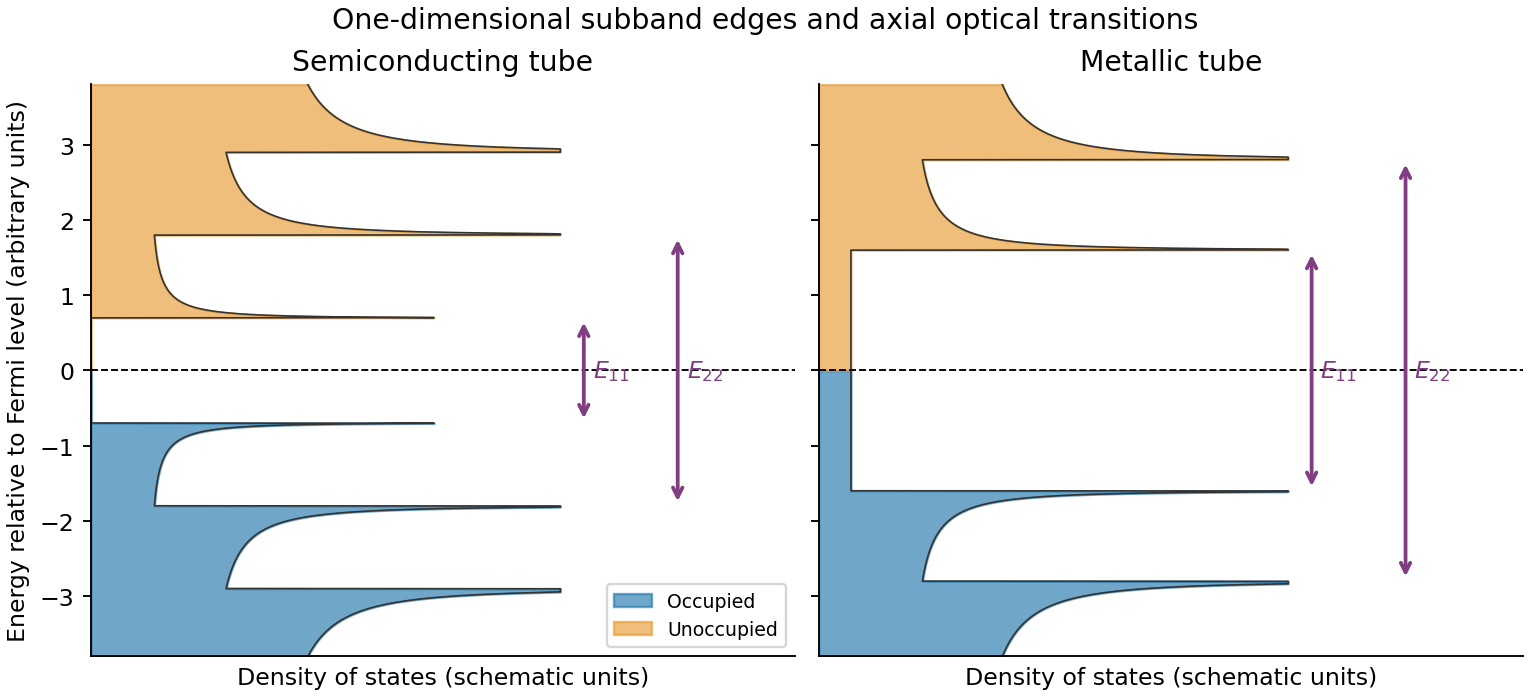

Write Python code to recreate this figure.
"""Original explanatory model figure; Python 3.14, NumPy and Matplotlib.
Run from the desired output directory. No exam image or experimental data used.
"""
import numpy as np
import matplotlib
matplotlib.use("Agg")
import matplotlib.pyplot as plt
plt.rcParams.update({"font.size": 10, "axes.spines.top": False, "axes.spines.right": False})
fig,axs=plt.subplots(1,2,figsize=(9,4.1),sharey=True,layout='constrained')
e=np.linspace(-3.8,3.8,2400)
for ax,metal in zip(axs,[False,True]):
    edges=[1.6,2.8] if metal else [.7,1.8,2.9]
    dos=np.ones_like(e)*.55 if metal else np.zeros_like(e)
    for gap in edges:
        mask=np.abs(e)>gap
        dos[mask]+=np.abs(e[mask])/np.sqrt(e[mask]**2-gap**2+.012)
    dos=np.minimum(dos,8)
    ax.fill_betweenx(e,0,dos,where=e<0,color='#2479ad',alpha=.65,label='Occupied')
    ax.fill_betweenx(e,0,dos,where=e>0,color='#e79b35',alpha=.65,label='Unoccupied')
    ax.plot(dos,e,color='#333333',lw=.7)
    ax.axhline(0,color='k',ls='--',lw=.8)
    for j,gap in enumerate(edges[:2]):
        x=8.4+j*1.6
        ax.annotate('',(x,gap),(x,-gap),arrowprops=dict(arrowstyle='<->',color='#803d81',lw=1.6))
        ax.text(x+.15,0,rf'$E_{{{j+1}{j+1}}}$',color='#803d81',va='center')
    ax.set(xlim=(0,12),ylim=(-3.8,3.8),xlabel='Density of states (schematic units)',title='Metallic tube' if metal else 'Semiconducting tube')
    ax.set_xticks([])
axs[0].set_ylabel('Energy relative to Fermi level (arbitrary units)')
axs[0].legend(loc='lower right',fontsize=8)
fig.suptitle('One-dimensional subband edges and axial optical transitions')
fig.savefig('paper-2-nanotube-dos.png',dpi=170,facecolor='white')
